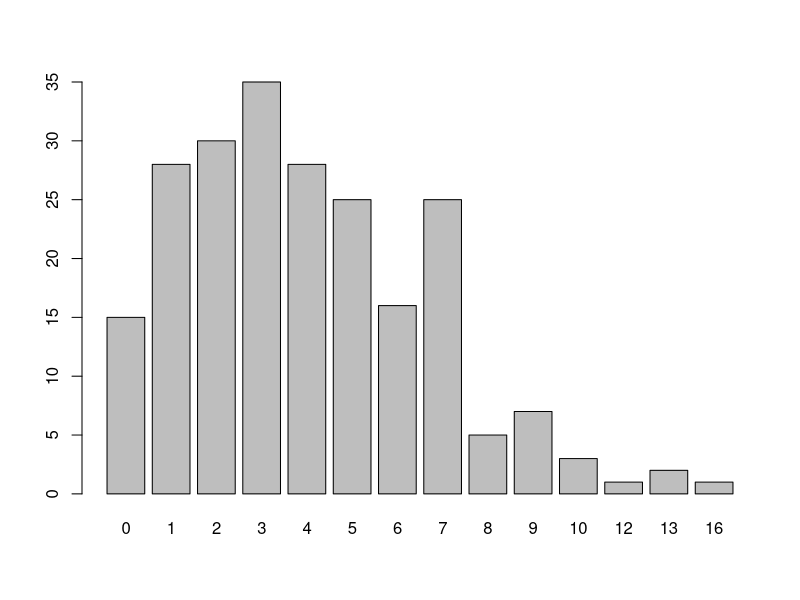

R code for this plot:
# import data0.txt
data=read.table(file="data0.txt",sep='\t',comment.char='#',header=T)
raw_dates=data$date
for_dates=as.Date(raw_dates,'%d/%m/%Y')
diff_dates=diff(for_dates)
barplot(table(diff_dates))
